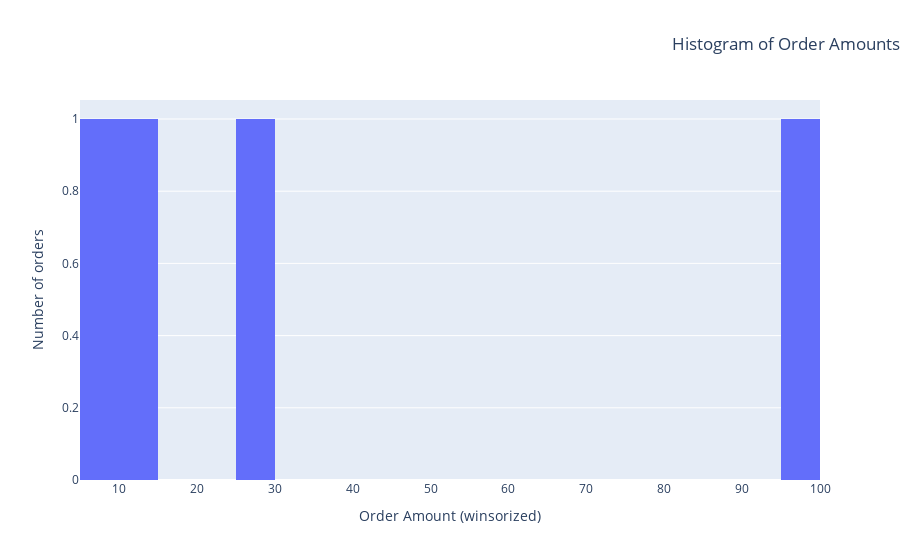

The notebook cell saved with this chart:
### Code cell
fig = px.histogram(
    df,
    x="amount_winsor",
    nbins=30,
    title="Histogram of Order Amounts"
)

fig.update_layout(
    xaxis_title="Order Amount (winsorized)",
    yaxis_title="Number of orders",
    title_x=1
)

save_figure(fig, figures_dir / "amount_hist_winsor.png")
fig.show()

### Figure 1 — Plotly figure (JSON) as saved in the notebook; plotly's stock layout.template omitted (floating-point values rounded to 4 significant figures)
{"data": [{"bingroup": "x", "hovertemplate": "amount_winsor=%{x}<br>count=%{y}<extra></extra>", "legendgroup": "", "marker": {"color": "#636efa", "pattern": {"shape": ""}}, "name": "", "nbinsx": 30, "orientation": "v", "showlegend": false, "type": "histogram", "x": [12.5, 8.135, NaN, 25.0, 97.75], "xaxis": "x", "yaxis": "y"}], "layout": {"barmode": "relative", "legend": {"tracegroupgap": 0}, "title": {"text": "Histogram of Order Amounts", "x": 1}, "xaxis": {"anchor": "y", "domain": [0, 1], "title": {"text": "Order Amount (winsorized)"}}, "yaxis": {"anchor": "x", "domain": [0, 1], "title": {"text": "Number of orders"}}}}
